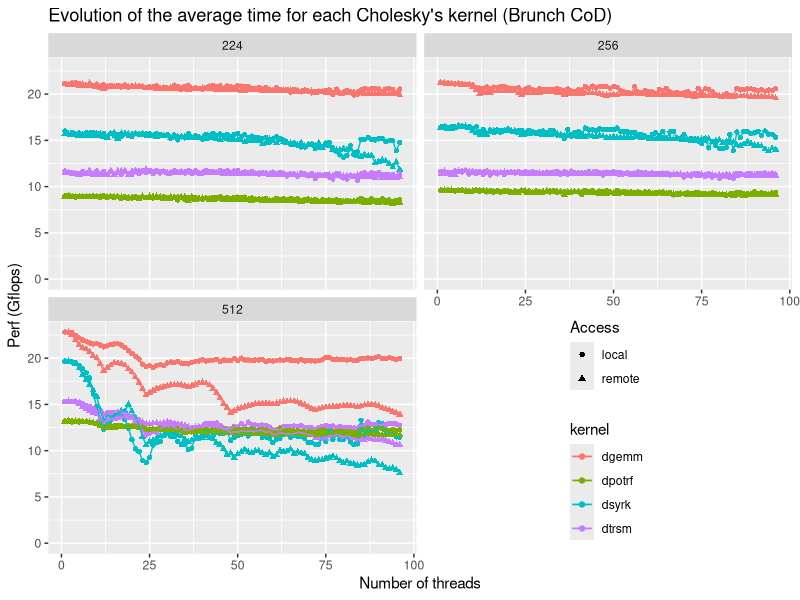

Write R code to recreate this figure.
library(ggplot2)
library(plyr)
library(lattice)
library(reshape)

framegemm = read.table("./summarized_all_data_dgemm.dat", header=TRUE)
avg_dgemm = ddply(framegemm, c("Exp", "Blocksize", "Access", "total_cores", "kernel"), summarize, thread_avg = mean(GFlops), Std=sd(GFlops), Nxp=length(Exp))

frametrsm = read.table("./summarized_all_data_dtrsm.dat", header=TRUE)
avg_dtrsm = ddply(frametrsm, c("Exp", "Blocksize", "Access", "total_cores", "kernel"), summarize, thread_avg = mean(GFlops), Std=sd(GFlops), Nxp=length(Exp))

framepotrf = read.table("./summarized_all_data_dpotrf.dat", header=TRUE)
avg_dpotrf = ddply(framepotrf, c("Exp", "Blocksize", "Access", "total_cores", "kernel"), summarize, thread_avg = mean(GFlops), Std=sd(GFlops), Nxp=length(Exp))

framesyrk = read.table("./summarized_all_data_dsyrk.dat", header=TRUE)
avg_dsyrk = ddply(framesyrk, c("Exp", "Blocksize", "Access", "total_cores", "kernel"), summarize, thread_avg = mean(GFlops), Std=sd(GFlops), Nxp=length(Exp))

combined = rbind(avg_dgemm, avg_dsyrk, avg_dtrsm, avg_dpotrf)

pd = position_dodge(width=.1)



#Graph for distribution


pdf("big_thing.pdf", width = 10, height=10)


myplot = ggplot(combined, aes(x=total_cores, y = thread_avg))
#myplot = myplot + geom_bar(stat="identity", position=position_dodge())
myplot = myplot + geom_point(aes(shape=Access, colour=kernel))
myplot = myplot + geom_line(data=subset(combined, Access=="local"), aes(colour=kernel))
myplot = myplot + geom_line(data=subset(combined, Access=="remote"), aes(colour=kernel))
myplot = myplot + expand_limits(y=0)
myplot = myplot + facet_wrap(~Blocksize, ncol=2)
#myplot = myplot + theme(legend.position="right", legend.title=element_text(size=14), legend.text=element_text(size=13), axis.text=element_text(size=12))
myplot = myplot + theme(legend.position=c(0.75, 0.25))
myplot = myplot + ggtitle("Evolution of the average time for each Cholesky's kernel (Brunch CoD)")
myplot = myplot + ylab("Perf (Gflops)")
myplot = myplot + xlab("Number of threads")

print(myplot)
dev.off()
quit()
